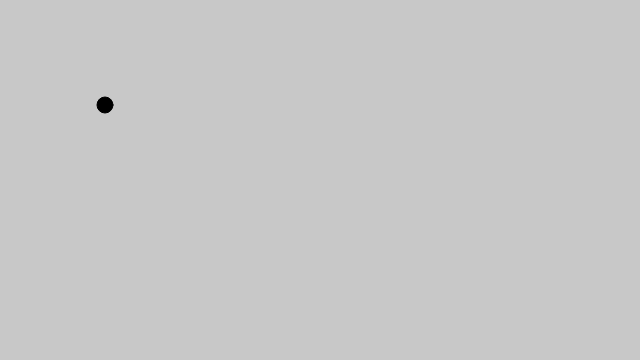
Frame 1 (no input)
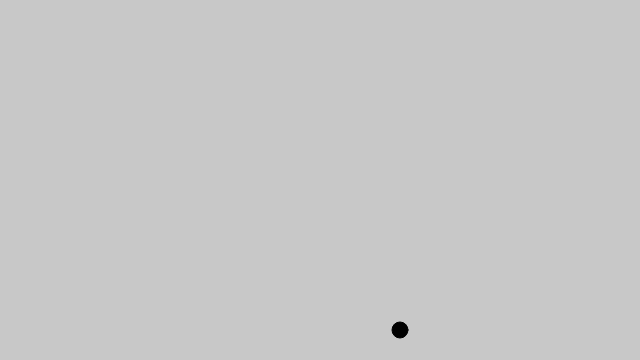
Frame 60 (no input)
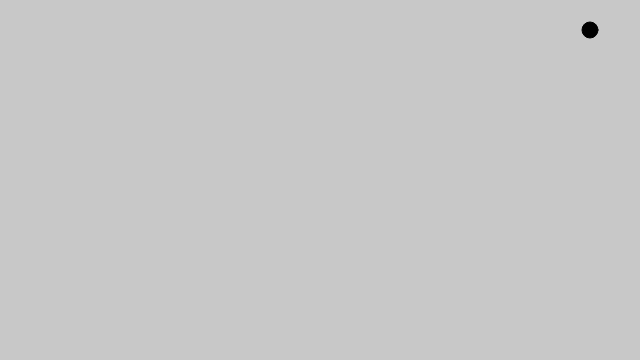
Frame 120 (the mouse pressed at the canvas centre since frame 60)

The p5.js sketch that drew these frames (run headless with seeded random() and noise() and a simulated clock; from frame 60 on, the mouse is pressed at the canvas centre):

// p5.js sketch
// ── sketch.js
// バウンドするボール（ベクトルを使った場合）

let loc; // 位置
let velo // 速度

function setup() {
	createCanvas(640, 360);
	loc = createVector(100, 100);
	velo = createVector(5, 5);
}

function draw() {
	background(200);
	loc.add(velo);

	if ((loc.x > width) || (loc.x < 0)) {
		velo.x = velo.x * -1;
	}
	if ((loc.y > height) || (loc.y < 0)) {
		velo.y = velo.y * -1;
	}

	stroke(0);
	fill(0);
	ellipse(loc.x, loc.y, 16);
}
